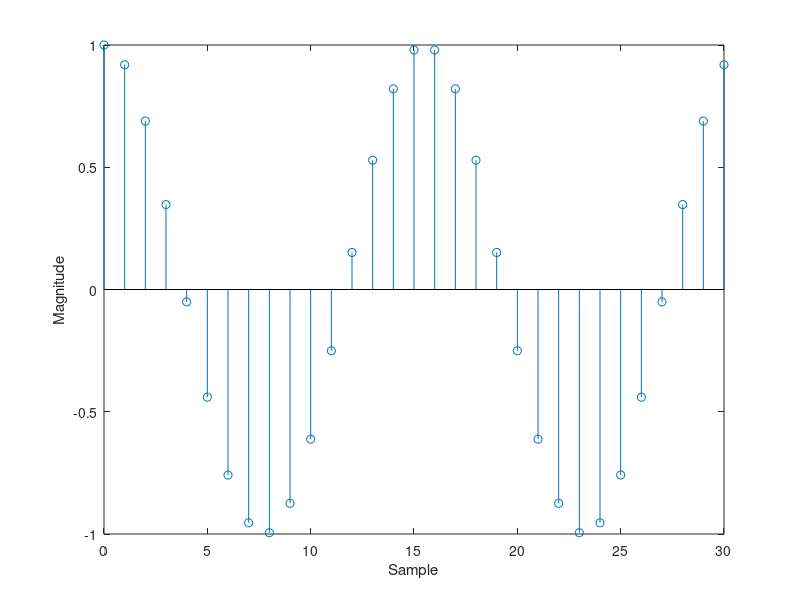
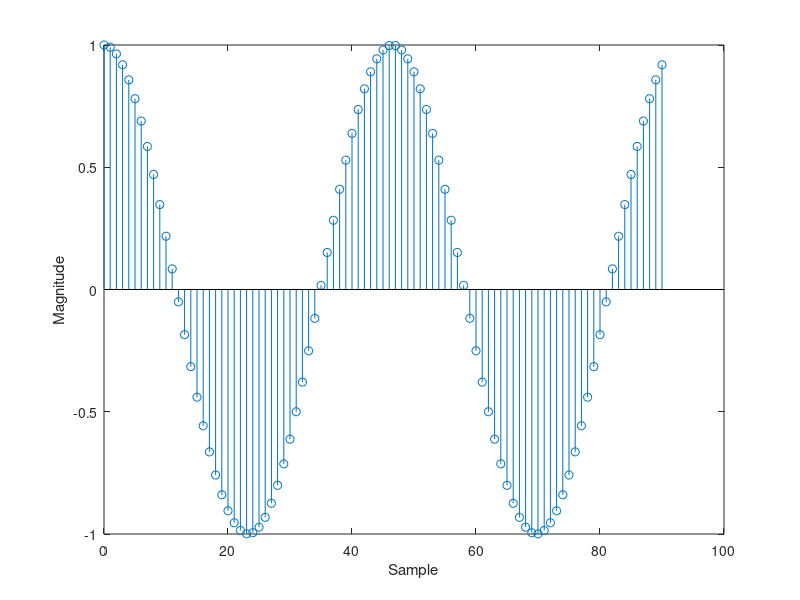
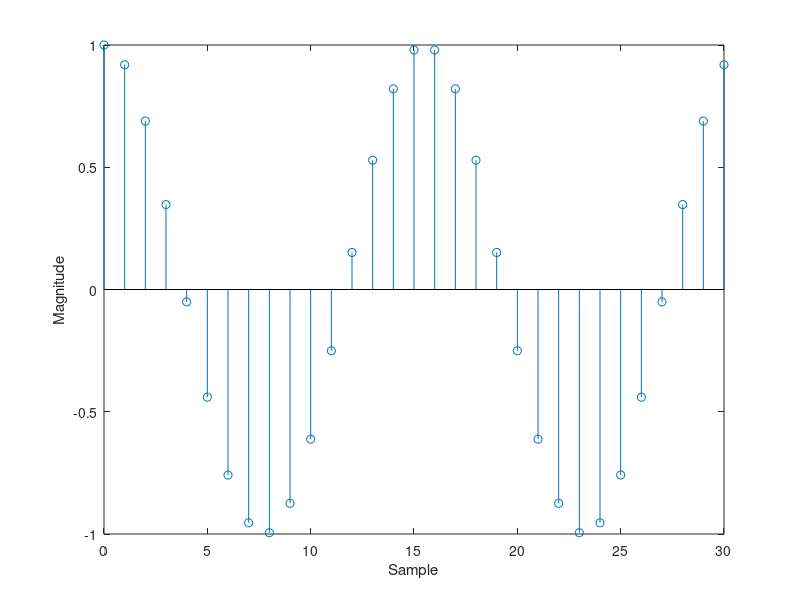
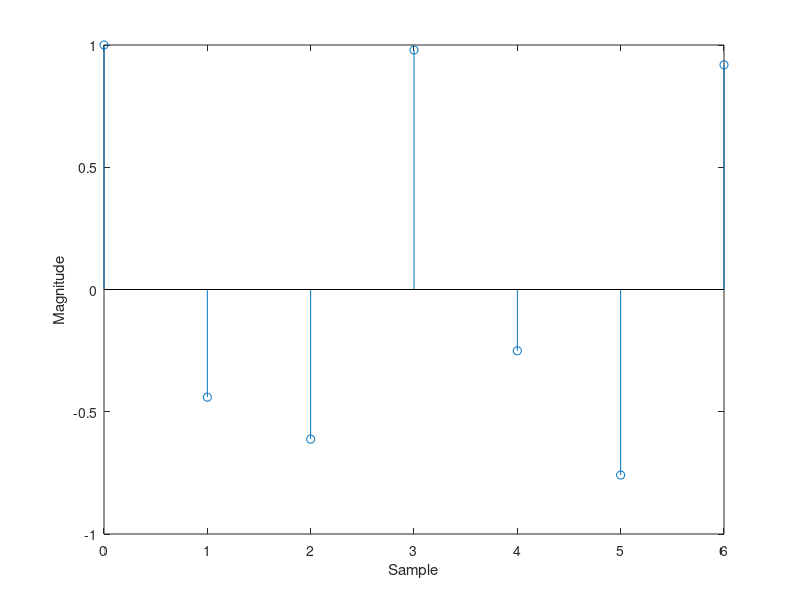

MATLAB code to generate these figures, in order:
%% DSP HW4 Problem 9 Part B

L = 3; M = 5; Omega = 4*pi/31; n = 0:30;

x9 = @(n) cos(Omega*n);

stem(n, x9(n));
xlabel('Sample');
ylabel('Magnitude');

n = 0:90;
x9up = @(n) x9(n/L);
figure;
stem(n, x9up(n));
xlabel('Sample');
ylabel('Magnitude');

n = 0:(30*3/5);
x9updown = @(n) x9up(M*n);
figure;
stem(n, x9updown(n));
xlabel('Sample');
ylabel('Magnitude');

%% DSP HW4 Problem 9 Part C

n = 0:30;

x9c = @(n) cos(Omega*n);
stem(n, x9c(n));
xlabel('Sample');
ylabel('Magnitude');

n = 0:6;
x9down = @(n) x9(n*M);
figure;
stem(n, x9down(n));
xlabel('Sample');
ylabel('Magnitude');

n = 0:(30*3/5);
x9downup = @(n) x9down(n/L);
figure;
stem(n, x9downup(n));
xlabel('Sample');
ylabel('Magnitude');

